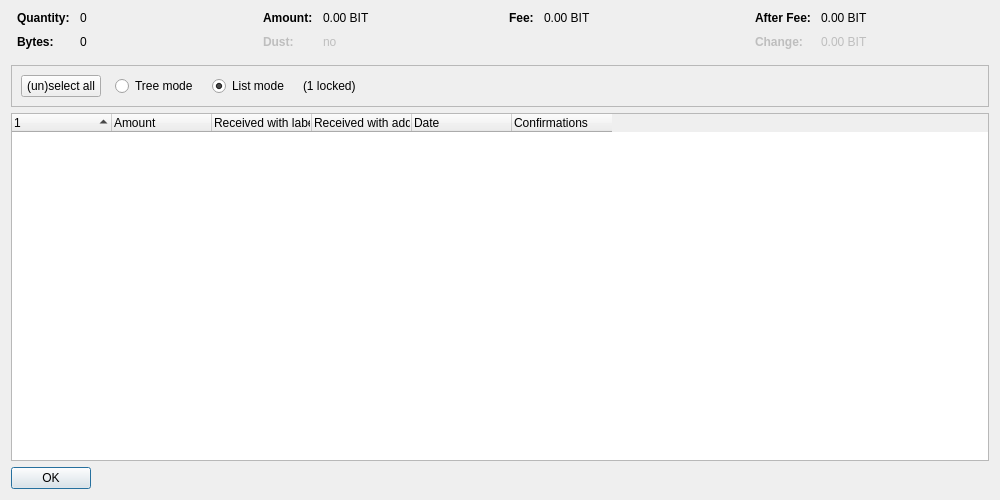
<?xml version="1.0" encoding="UTF-8"?>
<ui version="4.0">
 <class>CoinControlDialog</class>
 <widget class="QDialog" name="CoinControlDialog">
  <property name="geometry">
   <rect>
    <x>0</x>
    <y>0</y>
    <width>1000</width>
    <height>500</height>
   </rect>
  </property>
  <property name="windowTitle">
   <string>Coin Selection</string>
  </property>
  <layout class="QVBoxLayout" name="verticalLayout">
   <item>
    <layout class="QHBoxLayout" name="horizontalLayoutTop" stretch="0,0,0,0">
     <property name="topMargin">
      <number>0</number>
     </property>
     <property name="bottomMargin">
      <number>10</number>
     </property>
     <item>
      <layout class="QFormLayout" name="formLayoutCoinControl1">
       <property name="horizontalSpacing">
        <number>10</number>
       </property>
       <property name="verticalSpacing">
        <number>10</number>
       </property>
       <property name="leftMargin">
        <number>6</number>
       </property>
       <property name="rightMargin">
        <number>6</number>
       </property>
       <item row="0" column="0">
        <widget class="QLabel" name="labelCoinControlQuantityText">
         <property name="font">
          <font>
           <weight>75</weight>
           <bold>true</bold>
          </font>
         </property>
         <property name="text">
          <string>Quantity:</string>
         </property>
        </widget>
       </item>
       <item row="0" column="1">
        <widget class="QLabel" name="labelCoinControlQuantity">
         <property name="cursor">
          <cursorShape>IBeamCursor</cursorShape>
         </property>
         <property name="contextMenuPolicy">
          <enum>Qt::ActionsContextMenu</enum>
         </property>
         <property name="text">
          <string notr="true">0</string>
         </property>
         <property name="textInteractionFlags">
          <set>Qt::LinksAccessibleByMouse|Qt::TextSelectableByKeyboard|Qt::TextSelectableByMouse</set>
         </property>
        </widget>
       </item>
       <item row="1" column="0">
        <widget class="QLabel" name="labelCoinControlBytesText">
         <property name="font">
          <font>
           <weight>75</weight>
           <bold>true</bold>
          </font>
         </property>
         <property name="text">
          <string>Bytes:</string>
         </property>
        </widget>
       </item>
       <item row="1" column="1">
        <widget class="QLabel" name="labelCoinControlBytes">
         <property name="cursor">
          <cursorShape>IBeamCursor</cursorShape>
         </property>
         <property name="contextMenuPolicy">
          <enum>Qt::ActionsContextMenu</enum>
         </property>
         <property name="text">
          <string notr="true">0</string>
         </property>
         <property name="textInteractionFlags">
          <set>Qt::LinksAccessibleByMouse|Qt::TextSelectableByKeyboard|Qt::TextSelectableByMouse</set>
         </property>
        </widget>
       </item>
      </layout>
     </item>
     <item>
      <layout class="QFormLayout" name="formLayoutCoinControl2">
       <property name="horizontalSpacing">
        <number>10</number>
       </property>
       <property name="verticalSpacing">
        <number>10</number>
       </property>
       <property name="leftMargin">
        <number>6</number>
       </property>
       <property name="rightMargin">
        <number>6</number>
       </property>
       <item row="0" column="0">
        <widget class="QLabel" name="labelCoinControlAmountText">
         <property name="font">
          <font>
           <weight>75</weight>
           <bold>true</bold>
          </font>
         </property>
         <property name="text">
          <string>Amount:</string>
         </property>
        </widget>
       </item>
       <item row="0" column="1">
        <widget class="QLabel" name="labelCoinControlAmount">
         <property name="cursor">
          <cursorShape>IBeamCursor</cursorShape>
         </property>
         <property name="contextMenuPolicy">
          <enum>Qt::ActionsContextMenu</enum>
         </property>
         <property name="text">
          <string notr="true">0.00 BIT</string>
         </property>
         <property name="textInteractionFlags">
          <set>Qt::LinksAccessibleByMouse|Qt::TextSelectableByKeyboard|Qt::TextSelectableByMouse</set>
         </property>
        </widget>
       </item>
       <item row="1" column="0">
        <widget class="QLabel" name="labelCoinControlLowOutputText">
         <property name="enabled">
          <bool>false</bool>
         </property>
         <property name="font">
          <font>
           <weight>75</weight>
           <bold>true</bold>
          </font>
         </property>
         <property name="text">
          <string>Dust:</string>
         </property>
        </widget>
       </item>
       <item row="1" column="1">
        <widget class="QLabel" name="labelCoinControlLowOutput">
         <property name="enabled">
          <bool>false</bool>
         </property>
         <property name="cursor">
          <cursorShape>IBeamCursor</cursorShape>
         </property>
         <property name="contextMenuPolicy">
          <enum>Qt::ActionsContextMenu</enum>
         </property>
         <property name="text">
          <string notr="true">no</string>
         </property>
         <property name="textInteractionFlags">
          <set>Qt::LinksAccessibleByMouse|Qt::TextSelectableByKeyboard|Qt::TextSelectableByMouse</set>
         </property>
        </widget>
       </item>
      </layout>
     </item>
     <item>
      <layout class="QFormLayout" name="formLayoutCoinControl3">
       <property name="horizontalSpacing">
        <number>10</number>
       </property>
       <property name="verticalSpacing">
        <number>10</number>
       </property>
       <property name="leftMargin">
        <number>6</number>
       </property>
       <property name="rightMargin">
        <number>6</number>
       </property>
       <item row="0" column="0">
        <widget class="QLabel" name="labelCoinControlFeeText">
         <property name="font">
          <font>
           <weight>75</weight>
           <bold>true</bold>
          </font>
         </property>
         <property name="text">
          <string>Fee:</string>
         </property>
        </widget>
       </item>
       <item row="0" column="1">
        <widget class="QLabel" name="labelCoinControlFee">
         <property name="cursor">
          <cursorShape>IBeamCursor</cursorShape>
         </property>
         <property name="contextMenuPolicy">
          <enum>Qt::ActionsContextMenu</enum>
         </property>
         <property name="text">
          <string notr="true">0.00 BIT</string>
         </property>
         <property name="textInteractionFlags">
          <set>Qt::LinksAccessibleByMouse|Qt::TextSelectableByKeyboard|Qt::TextSelectableByMouse</set>
         </property>
        </widget>
       </item>
      </layout>
     </item>
     <item>
      <layout class="QFormLayout" name="formLayoutCoinControl4">
       <property name="horizontalSpacing">
        <number>10</number>
       </property>
       <property name="verticalSpacing">
        <number>10</number>
       </property>
       <property name="leftMargin">
        <number>6</number>
       </property>
       <property name="rightMargin">
        <number>6</number>
       </property>
       <item row="0" column="0">
        <widget class="QLabel" name="labelCoinControlAfterFeeText">
         <property name="font">
          <font>
           <weight>75</weight>
           <bold>true</bold>
          </font>
         </property>
         <property name="text">
          <string>After Fee:</string>
         </property>
        </widget>
       </item>
       <item row="0" column="1">
        <widget class="QLabel" name="labelCoinControlAfterFee">
         <property name="cursor">
          <cursorShape>IBeamCursor</cursorShape>
         </property>
         <property name="contextMenuPolicy">
          <enum>Qt::ActionsContextMenu</enum>
         </property>
         <property name="text">
          <string notr="true">0.00 BIT</string>
         </property>
         <property name="textInteractionFlags">
          <set>Qt::LinksAccessibleByMouse|Qt::TextSelectableByKeyboard|Qt::TextSelectableByMouse</set>
         </property>
        </widget>
       </item>
       <item row="1" column="0">
        <widget class="QLabel" name="labelCoinControlChangeText">
         <property name="enabled">
          <bool>false</bool>
         </property>
         <property name="font">
          <font>
           <weight>75</weight>
           <bold>true</bold>
          </font>
         </property>
         <property name="text">
          <string>Change:</string>
         </property>
        </widget>
       </item>
       <item row="1" column="1">
        <widget class="QLabel" name="labelCoinControlChange">
         <property name="enabled">
          <bool>false</bool>
         </property>
         <property name="cursor">
          <cursorShape>IBeamCursor</cursorShape>
         </property>
         <property name="contextMenuPolicy">
          <enum>Qt::ActionsContextMenu</enum>
         </property>
         <property name="text">
          <string notr="true">0.00 BIT</string>
         </property>
         <property name="textInteractionFlags">
          <set>Qt::LinksAccessibleByMouse|Qt::TextSelectableByKeyboard|Qt::TextSelectableByMouse</set>
         </property>
        </widget>
       </item>
      </layout>
     </item>
    </layout>
   </item>
   <item>
    <widget class="QFrame" name="frame">
     <property name="minimumSize">
      <size>
       <width>0</width>
       <height>40</height>
      </size>
     </property>
     <property name="frameShape">
      <enum>QFrame::StyledPanel</enum>
     </property>
     <property name="frameShadow">
      <enum>QFrame::Sunken</enum>
     </property>
     <layout class="QHBoxLayout" name="horizontalLayout">
      <item>
       <layout class="QHBoxLayout" name="horizontalLayoutPanel" stretch="0,0,0,0,0">
        <property name="spacing">
         <number>14</number>
        </property>
        <item>
         <widget class="QPushButton" name="pushButtonSelectAll">
          <property name="sizePolicy">
           <sizepolicy hsizetype="Maximum" vsizetype="Fixed">
            <horstretch>0</horstretch>
            <verstretch>0</verstretch>
           </sizepolicy>
          </property>
          <property name="text">
           <string>(un)select all</string>
          </property>
          <property name="autoDefault">
           <bool>false</bool>
          </property>
         </widget>
        </item>
        <item>
         <widget class="QRadioButton" name="radioTreeMode">
          <property name="sizePolicy">
           <sizepolicy hsizetype="Maximum" vsizetype="Fixed">
            <horstretch>0</horstretch>
            <verstretch>0</verstretch>
           </sizepolicy>
          </property>
          <property name="text">
           <string>Tree mode</string>
          </property>
         </widget>
        </item>
        <item>
         <widget class="QRadioButton" name="radioListMode">
          <property name="sizePolicy">
           <sizepolicy hsizetype="Maximum" vsizetype="Fixed">
            <horstretch>0</horstretch>
            <verstretch>0</verstretch>
           </sizepolicy>
          </property>
          <property name="text">
           <string>List mode</string>
          </property>
          <property name="checked">
           <bool>true</bool>
          </property>
         </widget>
        </item>
        <item>
         <widget class="QLabel" name="labelLocked">
          <property name="text">
           <string notr="true">(1 locked)</string>
          </property>
         </widget>
        </item>
        <item>
         <spacer name="horizontalSpacer">
          <property name="orientation">
           <enum>Qt::Horizontal</enum>
          </property>
          <property name="sizeHint" stdset="0">
           <size>
            <width>40</width>
            <height>20</height>
           </size>
          </property>
         </spacer>
        </item>
       </layout>
      </item>
     </layout>
    </widget>
   </item>
   <item>
    <widget class="CoinControlTreeWidget" name="treeWidget">
     <property name="contextMenuPolicy">
      <enum>Qt::CustomContextMenu</enum>
     </property>
     <property name="sortingEnabled">
      <bool>false</bool>
     </property>
     <property name="columnCount">
      <number>6</number>
     </property>
     <attribute name="headerShowSortIndicator" stdset="0">
      <bool>true</bool>
     </attribute>
     <attribute name="headerStretchLastSection">
      <bool>false</bool>
     </attribute>
     <column>
      <property name="text">
       <string/>
      </property>
     </column>
     <column>
      <property name="text">
       <string>Amount</string>
      </property>
     </column>
     <column>
      <property name="text">
       <string>Received with label</string>
      </property>
     </column>
     <column>
      <property name="text">
       <string>Received with address</string>
      </property>
     </column>
     <column>
      <property name="text">
       <string>Date</string>
      </property>
     </column>
     <column>
      <property name="text">
       <string>Confirmations</string>
      </property>
      <property name="toolTip">
       <string>Confirmed</string>
      </property>
     </column>
     <column>
      <property name="text">
       <string/>
      </property>
     </column>
     <column>
      <property name="text">
       <string/>
      </property>
     </column>
     <column>
      <property name="text">
       <string/>
      </property>
     </column>
     <column>
      <property name="text">
       <string/>
      </property>
     </column>
    </widget>
   </item>
   <item>
    <widget class="QDialogButtonBox" name="buttonBox">
     <property name="sizePolicy">
      <sizepolicy hsizetype="Maximum" vsizetype="Fixed">
       <horstretch>0</horstretch>
       <verstretch>0</verstretch>
      </sizepolicy>
     </property>
     <property name="orientation">
      <enum>Qt::Horizontal</enum>
     </property>
     <property name="standardButtons">
      <set>QDialogButtonBox::Ok</set>
     </property>
    </widget>
   </item>
  </layout>
 </widget>
 <customwidgets>
  <customwidget>
   <class>CoinControlTreeWidget</class>
   <extends>QTreeWidget</extends>
   <header>qt/coincontroltreewidget.h</header>
  </customwidget>
 </customwidgets>
 <resources/>
 <connections/>
</ui>
